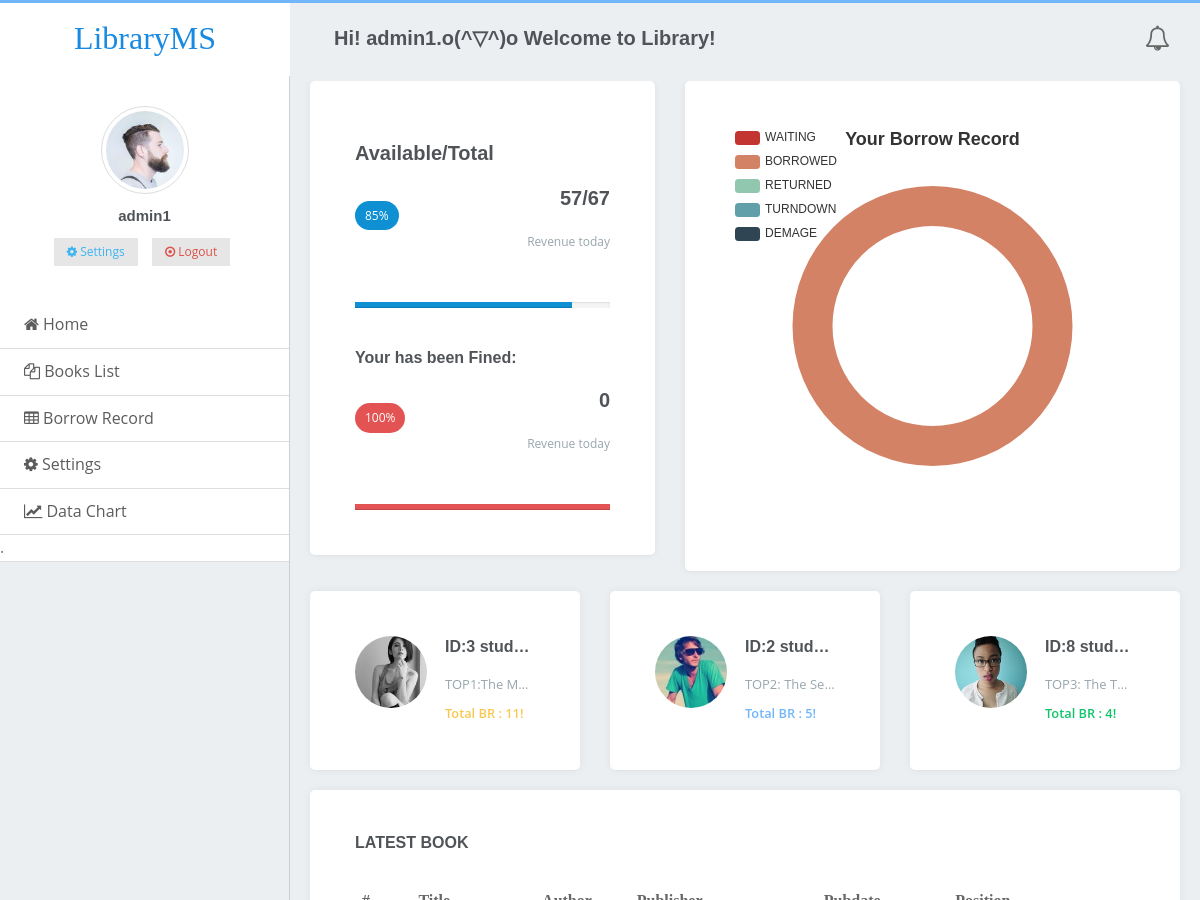
Page /index/ (signed in) on the committed database.
### MyLMS/models.py (models this page shows, shortened)
class Reader(models.Model):
    id = models.AutoField(auto_created=True, primary_key=True, serialize=False, verbose_name='Reader_ID')
    Name = models.CharField(max_length=16, null=False,unique=True)
    StudentCard = models.CharField(max_length=16, null=False,unique=True)
    Password = models.CharField(max_length=16, null=False)
    Active = models.BooleanField(default=0)

### MyLMS/views.py (the view)
# urls.py: url(r'^index/$', views.index, name='index'),
def index(request):
    if "reader_id" not in request.session:
        return render(request, 'login.html', {'line': 'Please login first!'})
    readers = models.Record.objects.values_list('Reader').annotate(Borrow_num=Count('id')).order_by('-Borrow_num')
    reader = models.Reader.objects.get(pk=readers[0][0])
    Top1={'id':readers[0][0],'name':reader.Name,'Act_times':readers[0][1]}
    reader = models.Reader.objects.get(pk=readers[1][0])
    Top2 = {'id': readers[1][0], 'name': reader.Name, 'Act_times': readers[1][1]}
    reader = models.Reader.objects.get(pk=readers[2][0])
    Top3 = {'id': readers[2][0], 'name': reader.Name, 'Act_times': readers[2][1]}
    Newbooks = models.Book.objects.all().order_by('-id')[0:7]
    sum = models.Book.objects.all().count()
    available = models.Book.objects.filter(Available=True).count()
    per = (float (available) / float (sum) )*100
    booksum = {'sum':sum,'available':available,'per':int(per)}
    records = models.Record.objects.filter(Reader=request.session["reader_id"]).values_list('Status').annotate(Count('id'))
    BORROWED = 0
    WAITFORCHECK = 0
    TURNDOWN = 0
    DEMAGE = 0
    RETURNED = 0
    for item in records:
        if item[0] == 'BORROWED':
            BORROWED=item[1]
        if item[0] == 'WAITFORCHECK':
            WAITFORCHECK=item[1]
        if item[0] == 'TURNDOWN':
            TURNDOWN=item[1]
        if item[0] == 'DEMAGE':
            DEMAGE=item[1]
        if item[0] == 'RETURNED':
            RETURNED=item[1]
    record = models.Record.objects.filter(Reader=request.session["reader_id"])
    t = record.aggregate(Sum('Fine'))['Fine__sum']
    if t:
        TotalFine = t
    else:
        TotalFine = 0
    return render(request,'index.html',{'Top1':Top1,'Top2':Top2,'Top3':Top3,'Newbooks':Newbooks,'booksum':booksum,'TotalFine':TotalFine,'BORROWED':BORROWED,'WAITFORCHECK':WAITFORCHECK,'TURNDOWN':TURNDOWN,'DEMAGE':DEMAGE,'RETURNED':RETURNED})

### MyLMS/templates/index.html (shortened to what this page needs)
<!DOCTYPE html>
<html>
   	<head>
		<link rel="stylesheet" href="/static/assets/css/amazeui.css" />
		<link rel="stylesheet" href="/static/assets/css/core.css" />
		<link rel="stylesheet" href="/static/assets/css/menu.css" />
		<link rel="stylesheet" href="/static/assets/css/index.css" />
		<link rel="stylesheet" href="/static/assets/css/admin.css" />
		<link rel="stylesheet" href="/static/assets/css/page/typography.css" />
		<link rel="stylesheet" href="/static/assets/css/page/form.css" />
        <link rel="stylesheet" href="/static/assets/css/component.css" />
        <link rel="stylesheet" href="//maxcdn.bootstrapcdn.com/font-awesome/4.3.0/css/font-awesome.min.css">
	</head>
	<body>
        <header class="am-topbar am-topbar-fixed-top">
			<div class="am-topbar-left am-hide-sm-only">
                <a href="{% url 'MyLMS:index' %}" class="logo">Library<span>MS</span></span></a>
            </div>
			<div class="contain">
				<ul class="am-nav am-navbar-nav am-navbar-left">
					<li><h4 class="page-title">Hi! {{request.session.reader_name}}.o(^▽^)o Welcome to Library! </h4></li>
				</ul>
				<ul class="am-nav am-navbar-nav am-navbar-right">
					<li class="inform"><i class="am-icon-bell-o" aria-hidden="true"></i></li>
				</ul>
			</div>
		</header>
		<div class="admin">
            <div class="admin-sidebar am-offcanvas  am-padding-0" id="admin-offcanvas">
            <div class="am-offcanvas-bar admin-offcanvas-bar">
                <div class="user-box am-hide-sm-only">
                    <div class="user-img">
                        <img src="/static/assets/img/avatar-1.jpg" alt="user-img" title="user_img" class="img-circle img-thumbnail img-responsive">
                    </div>
                    <h5>{{request.session.reader_name}}</h5>
                    <ul class="list-inline">
                        <li>
                            <a href="{% url 'MyLMS:settings' %}">
                                <button class="am-btn am-btn-default am-btn-xs am-text-secondary"><span class="fa fa-cog"> </span> Settings</button>
                            </a>
                        </li>
                        <li>
                            <a href="{% url 'MyLMS:logout_action' %}">
                                <button class="am-btn am-btn-default am-btn-xs am-text-danger am-hide-sm-only"><span class="am-icon-dot-circle-o"> </span> Logout </button>
                            </a>
                        </li>
                    </ul>
                </div>
                 <ul class="am-list admin-sidebar-list">
                    <li><a href="{% url 'MyLMS:index' %}"><span class="am-icon-home"></span>  Home </a></li>
                    <li><a href="{% url 'MyLMS:bookslist' %}"><span class="am-icon-copy"></span>  Books List </a></li>
                    <li><a href="{% url 'MyLMS:record_page' %}"><span class="am-icon-table"></span>  Borrow Record </a></li>
                    <li><a href="{% url 'MyLMS:settings' %}"><span class="fa fa-cog"></span>  Settings </a></li>
                    <li><a href=""><span class="am-icon-line-chart"></span>  Data Chart </a></li>
                      <li>.  </li>
                  </ul>
            </div>
            </div>
            <div class="content-page">
                <div class="content">
                    <div class="am-g">
                        <div class="am-u-md-5">
                                <div class="card-box">
                                    <h2>Available/Total</h2>
                                    <div class="widget-box-2">
                                        <div class="widget-detail-2">
                                            <span class="badge  pull-left m-t-20  am-round" style="color: #fff; background: #0e90d2;">{{booksum.per}}% </span>
                                            <h2 class="m-b-0"> {{booksum.available}}/{{booksum.sum}} </h2>
                                            <p class="text-muted m-b-25">Revenue today</p>
                                        </div>
                                        <br>
                                        <div class="am-progress am-progress-xs am-margin-bottom-0">
                                            <div class="am-progress-bar" style="width: {{booksum.per}}%"></div>
                                        </div>
                                    </div>
                                    <br>
                                    <h3>Your has been Fined:</h3>
                                    <div class="widget-box-2">
                                        <div class="widget-detail-2">
                                            <span class="badge  pull-left m-t-20  am-round" style="color: #fff; background: #E35353;">100% </span>
                                            <h2 class="m-b-0"> {{TotalFine}} </h2>
                                            <p class="text-muted m-b-25">Revenue today</p>
                                        </div>
                                        <br>
                                        <div class="am-progress am-progress-xs am-margin-bottom-0">
                                            <div class="am-progress-bar" style="width: 100% ; background: #E35353;"></div>
                                        </div>
                                    </div>
                                </div>
                            </div>
                        <div class="am-u-md-7" >
						    <div class="card-box">
							<div  id="pie1" style="width: 100%;height: 400px;"></div>
						    </div>
					    </div>
                    </div>
                    <div class="am-g">
                            <div class="am-u-md-4">
                                <div class="card-box widget-user">
                                    <div>
                                        <img src="/static/assets/img/avatar-3.jpg" class="img-responsive img-circle" alt="user">
                                        <div class="wid-u-info">
                                            <h4 class="m-t-0 m-b-5 font-600">ID:{{Top1.id}} {{Top1.name}}</h4>
                                            <p class="text-muted m-b-5 font-13">TOP1:The Most active</p>
                                            <small class="text-warning"><b>Total BR : {{Top1.Act_times}}! </b></small>
                                        </div>
                                    </div>
                                </div>
                            </div>
                            <div class="am-u-md-4">
                                <div class="card-box widget-user">
                                    <div>
                                        <img src="/static/assets/img/avatar-2.jpg" class="img-responsive img-circle" alt="user">
                                        <div class="wid-u-info">
                                            <h4 class="m-t-0 m-b-5 font-600">ID:{{Top2.id}} {{Top2.name}}</h4>
                                            <p class="text-muted m-b-5 font-13">TOP2: The Second active</p>
                                            <small class="text-custom"><b>Total BR : {{Top2.Act_times}}! </b></small>
                                        </div>
                                    </div>
                                </div>
                            </div>
                            <div class="am-u-md-4">
                                <div class="card-box widget-user">
                                    <div>
                                        <img src="/static/assets/img/avatar-4.jpg" class="img-responsive img-circle" alt="user">
                                        <div class="wid-u-info">
                                            <h4 class="m-t-0 m-b-5 font-600">ID:{{Top3.id}} {{Top3.name}}</h4>
                                            <p class="text-muted m-b-5 font-13">TOP3: The Third active</p>
                                            <small class="text-success"><b>Total BR : {{Top3.Act_times}}!</b></small>
                                        </div>
                                    </div>
                                </div>
                            </div>
                        </div>
                    <div class="am-g">
                        <div class="am-u-md-12">
                            <div class="card-box">
                                <h4 class="header-title m-t-0 m-b-30">LATEST BOOK</h4>
                                <div class="am-scrollable-horizontal am-text-ms" style="font-family: '微软雅黑';">
                                        <table class="am-table   am-text-nowrap">
                                            <thead>
                                            <tr>
                                                <th>#</th>
                                                <th>Title</th>
                                                <th>Author</th>
                                                <th>Publisher</th>
                                                <th>Pubdate</th>
                                                <th>Position</th>
                                                <th></th>
                                            </tr>
                                            </thead>
                                        </table>
                                    </div>
                            </div>
                        </div>
                    </div>
                </div>
            </div>
            </div>
        <script>
            (function(){
var pie1 = echarts.init(document.getElementById("pie1"));
option = {
	title : {
		text: "Your Borrow Record",
		x: 'center'
	},
    tooltip: {
        trigger: 'item',
        formatter: "{a} <br/>{b}: {c} ({d}%)"
    },
    legend: {
        orient: 'vertical',
        x: 'left',
        data:['WAITING','BORROWED','RETURNED','TURNDOWN','DEMAGE']
    },
    series: [
        {
            name:'Record_Data',
            type:'pie',
            radius: ['50%', '70%'],
            avoidLabelOverlap: false,
            label: {
                normal: {
                    show: false,
                    position: 'center'
                },
                emphasis: {
                    show: true,
                    textStyle: {
                        fontSize: '30',
                        fontWeight: 'bold'
                    }
                }
            },
            labelLine: {
                normal: {
                    show: false
                }
            },
            data:[
                {value:{{WAITFORCHECK}}, name:'WAITING'},
                {value:{{DEMAGE}}, name:'DEMAGE'},
                {value:{{TURNDOWN}}, name:'TURNDOWN'},
                {value:{{BORROWED}}, name:'BORROWED'},
                {value:{{RETURNED}}, name:'RETURNED'}
            ]
        }
    ]
};
pie1.setOption(option);
})();
        </script>
	</body>
</html>

### rows in the picture
Reader: name "stud…"
Reader: name "stud…"
Reader: name "stud…"

### other values in the picture
{{ request.session.reader_name }} "admin1"
{{ booksum.per }} "85"
{{ booksum.available }} "57"
{{ booksum.sum }} "67"
{{ TotalFine }} "0"
{{ Top1.id }} "3"
{{ Top1.Act_times }} "11"
{{ Top2.id }} "2"
{{ Top2.Act_times }} "5"
{{ Top3.id }} "8"
{{ Top3.Act_times }} "4"
chart data {{ WAITFORCHECK }} 0
chart data {{ DEMAGE }} 0
chart data {{ TURNDOWN }} 0
